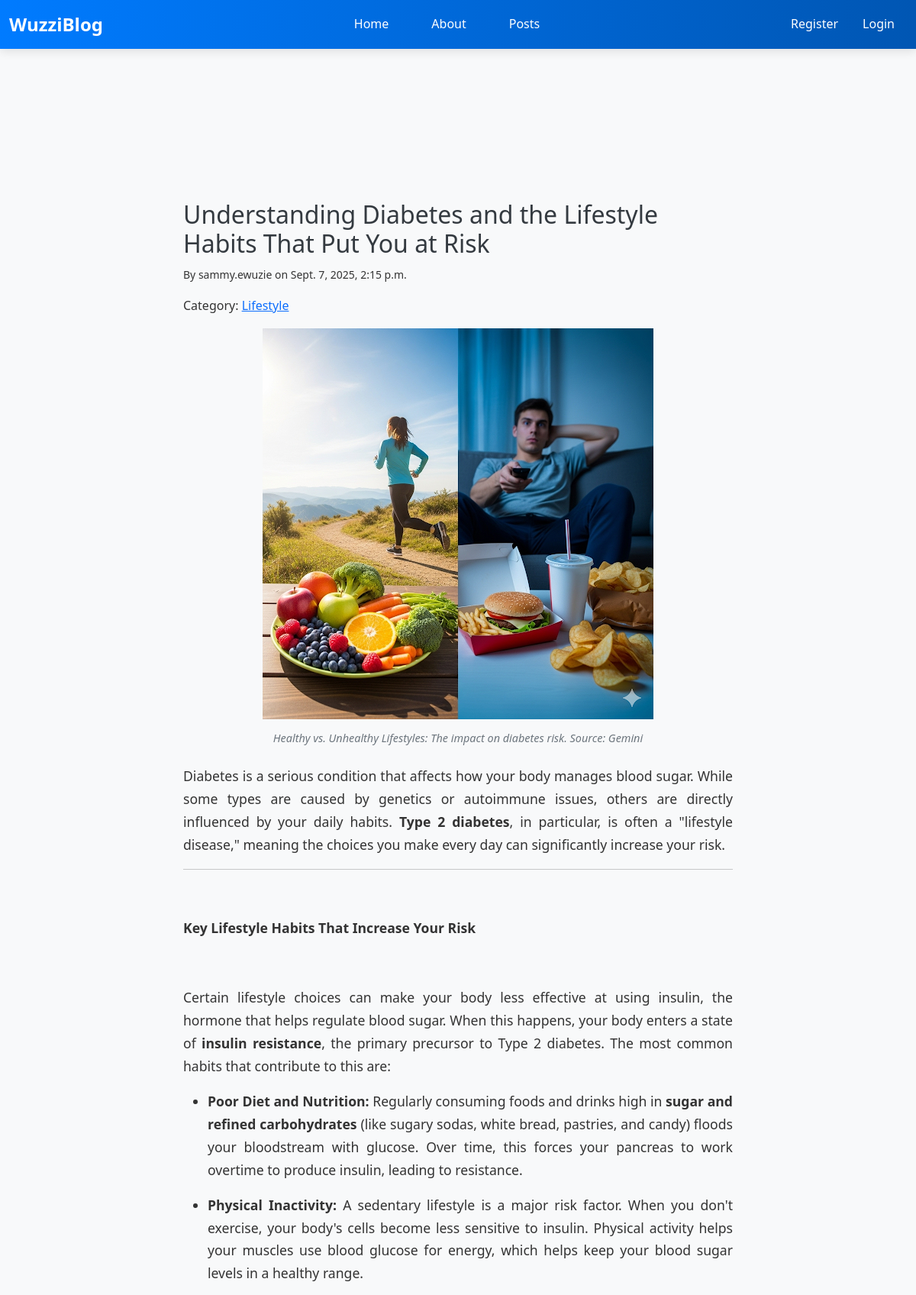
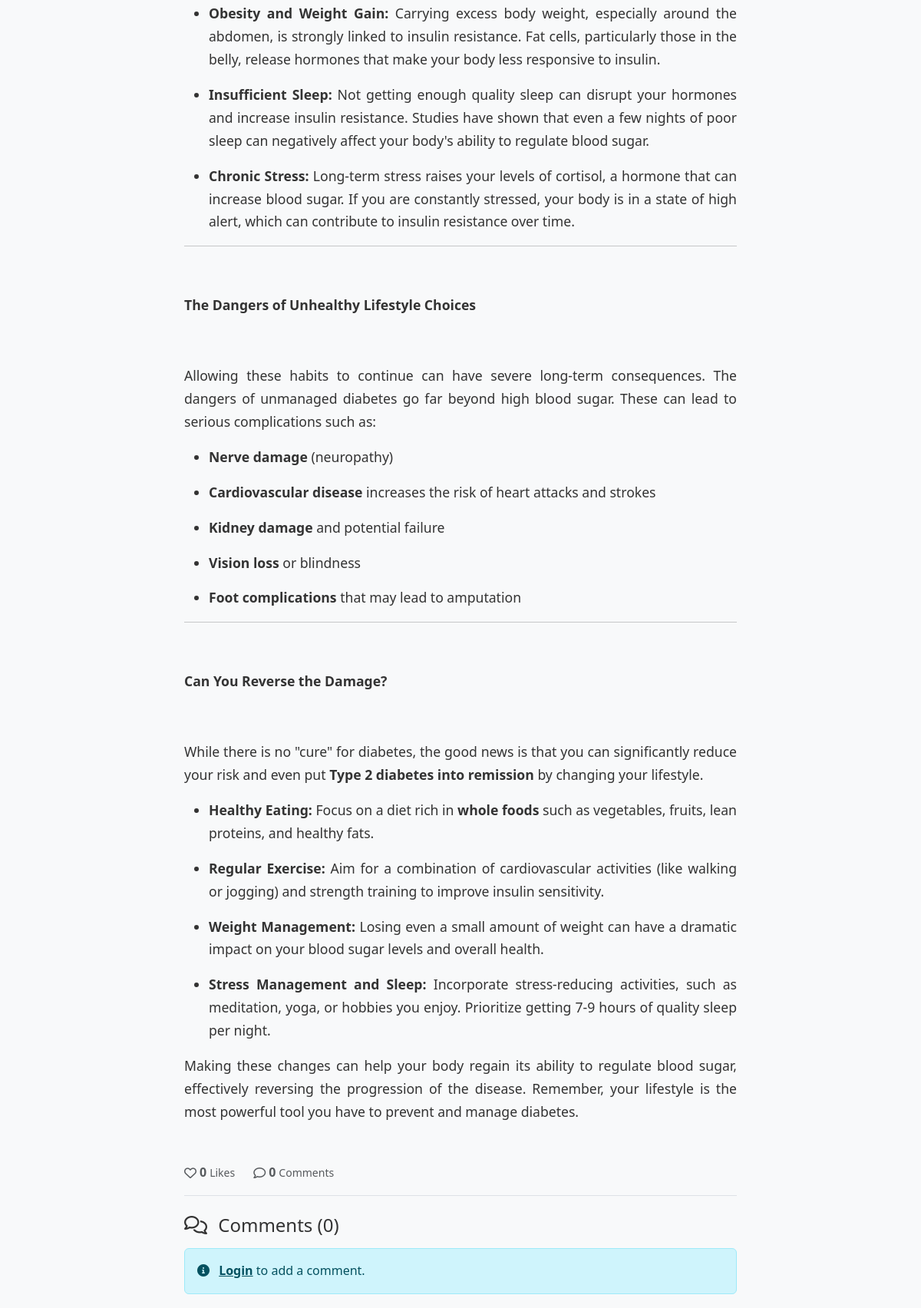
The app's page /posts/understanding-diabetes-and-the-lifestyle-habits-that-put-you-at-risk/ (upper part) with its own data (2 pictures, top to bottom).
### posts/models.py (models this page shows, shortened)
class Post(models.Model):
    title = models.CharField(max_length=200)
    slug = models.SlugField(unique=True, blank=True)
    content = RichTextUploadingField(config_name='default')
    author = models.ForeignKey(User, on_delete=models.CASCADE)
    created_at = models.DateTimeField(auto_now_add=True)
    updated_at = models.DateTimeField(auto_now=True)
    published = models.BooleanField(default=True)
    image = models.ImageField(upload_to="post_images/", blank=True, null=True)
    image_url = models.URLField(blank=True, null=True, max_length=2000)
    image_caption = models.CharField(max_length=255, blank=True) # Add this field
    likes = models.ManyToManyField(User, related_name='liked_posts', through='Like', blank=True)
    category = models.ForeignKey(Category, on_delete=models.SET_NULL, null=True, related_name='posts')
    class Meta:
        ordering = ['-created_at']
    def total_comments(self):
        return self.comments.filter(active=True).count()

class Category(models.Model):
    name = models.CharField(max_length=100, unique=True)

### posts/views.py (the view)
# urls.py: path("posts/<slug:slug>/", views.post_detail, name="post_detail"),
def post_detail(request, slug):
    post = get_object_or_404(Post, slug=slug, published=True)
    context = {"post": post}
    extra_context = get_post_context(request, post)
    context.update(extra_context)
    return render(request, "posts/post_detail.html", context)

### posts/views.py (called while the page is built)
def get_post_context(request, post):
    context = {}
    if request.user.is_authenticated:
        context["user_has_liked"] = Like.objects.filter(user=request.user, post=post).exists()
    else:
        context["user_has_liked"] = False
    context["comments"] = post.comments.filter(active=True, parent=None).order_by("-created_at")
    context["comment_form"] = CommentForm()
    context["shared_post"] = request.session.pop("shared_post", None)
    return context

### posts/templates/posts/post_detail.html (shortened to what this page needs)
{% extends "base.html" %}
{% block content %}
<div class="container mt-5">
    <div class="row">
        <div class="col-lg-8 offset-lg-2">
            <h2>{{ post.title }}</h2>
            <p><small>By {{ post.author }} on {{ post.created_at }}</small></p>
            {% if post.category %}
                <p>Category: <a href="{% url 'posts:category_posts' post.category.name %}">{{ post.category.name }}</a></p>
            {% else %}
                <p>Category: Uncategorized</p>
            {% endif %}
            {% if post.image %}
                <figure class="post-image-container">
                    <img src="{{ post.image.url }}" class="img-fluid mb-2 post-content-image" alt="{{ post.title }}">
                    {% if post.image_caption %}
                        <figcaption class="image-caption">{{ post.image_caption }}</figcaption>
                    {% endif %}
                </figure>
            {% endif %}
            <div class="post-content">
                {{ post.content|safe }}
            </div>
            {% include 'includes/post_actions.html' %}
            {% include 'includes/comments_section.html' %}
        </div>
    </div>
</div>
{% endblock %}

### templates/includes/post_actions.html (shortened to what this page needs)
<div class="post-actions mb-3 border-bottom pb-3">
    <div class="d-flex align-items-center gap-4">
        {% if user.is_authenticated %}
            <button class="btn btn-link p-0 like-btn d-flex align-items-center gap-1"
                    data-post-slug="{{ post.slug }}"
                    data-csrf-token="{{ csrf_token }}">
                <i class="fas fa-heart {% if user_has_liked %}text-danger{% else %}text-secondary{% endif %}"></i>
                <span class="like-count fw-bold">{{ post.likes.count }}</span>
                <small class="text-muted">Like{% if post.likes.count != 1 %}s{% endif %}</small>
            </button>
        {% else %}
            <span class="d-flex align-items-center gap-1 text-muted">
                <i class="far fa-heart"></i>
                <span class="fw-bold">{{ post.likes.count }}</span>
                <small>Like{% if post.likes.count != 1 %}s{% endif %}</small>
            </span>
        {% endif %}
        <span class="d-flex align-items-center gap-1 text-muted">
            <i class="far fa-comment"></i>
            <span class="fw-bold">{{ post.comments.count }}</span>
            <small>Comment{% if post.comments.count != 1 %}s{% endif %}</small>
        </span>
    </div>
</div>

### templates/includes/comments_section.html (shortened to what this page needs)
<section class="comments-section mt-4">
    <h4 class="mb-3">
        <i class="far fa-comments me-2"></i>
        Comments ({{ post.total_comments }})
    </h4>
    {% if user.is_authenticated %}
        <div class="card mb-4">
            <div class="card-body">
                <form method="post" action="{% url 'posts:add_comment' slug=post.slug %}" class="comment-form">
                    {% csrf_token %}
                    <div class="d-flex gap-3">
                        <div class="flex-shrink-0">
                            <div class="rounded-circle bg-primary d-flex align-items-center justify-content-center"
                                 style="width: 40px; height: 40px;">
                                <i class="fas fa-user text-white"></i>
                            </div>
                        </div>
                        <div class="flex-grow-1">
                            {{ comment_form.content }}
                            <div class="mt-2">
                                <button type="submit" class="btn btn-primary btn-sm">
                                    <i class="fas fa-paper-plane me-1"></i>Post Comment
                                </button>
                            </div>
                        </div>
                    </div>
                </form>
            </div>
        </div>
    {% else %}
        <div class="alert alert-info">
            <i class="fas fa-info-circle me-2"></i>
            <a href="{% url 'login' %}" class="alert-link">Login</a> to add a comment.
        </div>
    {% endif %}
</section>

### static/css/style.css (style rules this page uses)
:root { --nav-height: 70px; }
body { font-family: 'Segoe UI', Tahoma, Geneva, Verdana, sans-serif; background-color: #f8f9fa; color: #333; line-height: 1.6; padding-top: var(--nav-height); }
h1, h2 { color: #343a40; }
.post-image-container { margin: 0 0 1.5em 0; text-align: center; }
.image-caption { font-size: 0.9em; color: #6c757d; margin-top: 5px; font-style: italic; display: block; }
.post-content { line-height: 1.7; font-size: 1.1em; color: #333; text-align: justify; margin-bottom: 2em; }
.post-content::after { content: ""; display: table; clear: both; }

### records on screen
Post: title "Understanding Diabetes and the Lifestyle Habits That Put You at Risk", author "sammy.ewuzie", created_at "Sept. 7, 2025, 2:15 p.m.", category.name "Lifestyle", image (picture), image_caption "Healthy vs. Unhealthy Lifestyles: The impact on diabetes risk. Source: Gemini", content "Diabetes is a serious condition that affects how your body manages blood sugar. While some types are caused by genetics or autoimmune issues, others are directly influenced by your daily habits. Type 2 diabetes , in particular, is often a \"lifestyle disease,\" meaning the choices you make every day can significantly increase your risk. Key Lifestyle Habits That Increase Your Risk Certain lifestyle choices can make your body less effective at using insulin, the hormone that helps regulate blood sugar. When this happens, your body enters a state of insulin resistance , the primary precursor to Type 2 diabetes. The most common habits that contribute to this are: Poor Diet and Nutrition:…", likes.count "0", comments.count "0", total_comments "0"
